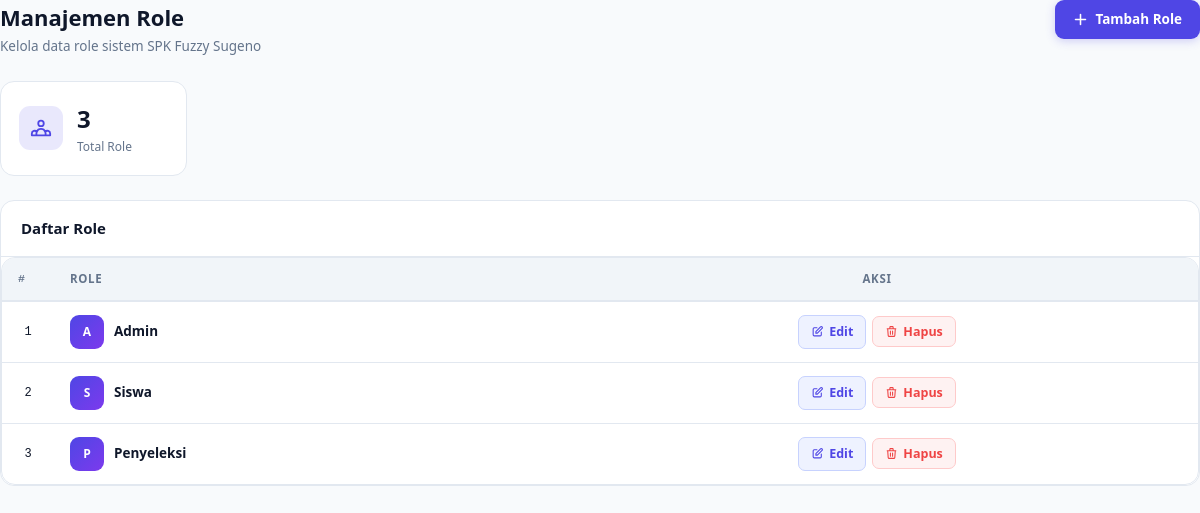
Screenshot of /pages/role/Role.php with the database file from the repository.
### tables this page shows
CREATE TABLE `role` (
  `id_role` int(11) NOT NULL,
  `role` varchar(100) NOT NULL
);

### pages/role/Role.php (the view, shortened to what this page needs)
<?php
require 'config/DBConfig.php';
if ($conn) {
  try {
    $stmt = $conn->query(
      "SELECT * FROM role ORDER BY id_role ASC"
    );
    $roles = $stmt->fetchAll();
  } catch (\PDOException $e) {
    $errorMsg = 'Gagal mengambil data: ' . $e->getMessage();
  }
}
?>
<!DOCTYPE html>
<html lang="id">
<head>
  <link rel="stylesheet" href="assets/app.css" />
</head>
<body>
  <div>
    <div>
      <div>
        <div class="page-header">
          <div>
            <h1 class="page-title">Manajemen Role</h1>
            <p class="page-subtitle">Kelola data role sistem SPK Fuzzy Sugeno</p>
          </div>
          <a href="app.php?page=roles/add&action=add" class="btn btn-primary">
            <svg xmlns="http://www.w3.org/2000/svg" fill="none" viewBox="0 0 24 24" stroke-width="2.5"
              stroke="currentColor">
              <path stroke-linecap="round" stroke-linejoin="round" d="M12 4v16m8-8H4" />
            </svg>
            Tambah Role
          </a>
        </div>
        <div class="stats-grid" style="--icon-color: var(--primary);">
          <div class="stat-card">
            <div class="stat-card-icon" style="--icon-color: var(--primary);">
            </div>
            <div>
              <span class="stat-card-value"><?= count($roles) ?></span>
              <span class="stat-card-label">Total Role</span>
            </div>
          </div>
        </div>
        <div class="card">
          <div class="card-header">
            <span class="card-title">Daftar Role</span>
          </div>
          <?php if (empty($roles)): ?>
            <div class="empty-state">
              <svg xmlns="http://www.w3.org/2000/svg" fill="none" viewBox="0 0 24 24" stroke-width="1.5"
                stroke="currentColor">
                <path stroke-linecap="round" stroke-linejoin="round"
                  d="M15.75 6a3.75 3.75 0 11-7.5 0 3.75 3.75 0 017.5 0zM4.501 20.118a7.5 7.5 0 0114.998 0A17.933 17.933 0 0112 21.75c-2.676 0-5.216-.584-7.499-1.632z" />
              </svg>
              <p class="empty-state-title">Belum ada data role</p>
              <p class="empty-state-desc">Klik tombol <strong>Tambah Role</strong> untuk menambahkan role baru.</p>
            </div>
          <?php else: ?>
            <div class="table-wrapper">
              <table class="data-table">
                <thead>
                  <tr>
                    <th class="td-no">#</th>
                    <th>Role</th>
                    <th style="text-align:center;">Aksi</th>
                  </tr>
                </thead>
                <tbody>
                  <?php foreach ($roles as $i => $u): ?>
                    <?php
                    $initials = strtoupper(substr($u['role'] ?? '?', 0, 1));
                    ?>
                    <tr>
                      <td class="td-no"><?= $i + 1 ?></td>
                      <td>
                        <div class="user-cell">
                          <div class="user-initials"><?= htmlspecialchars($initials) ?></div>
                          <div>
                            <div class="user-name"><?= htmlspecialchars($u['role']) ?></div>
                          </div>
                        </div>
                      </td>
                      <td>
                        <div class="action-group" style="justify-content:center;">
                          <a href="app.php?page=roles/edit&action=edit&id=<?= $u['id_role'] ?>" class="btn-edit">
                            <svg xmlns="http://www.w3.org/2000/svg" fill="none" viewBox="0 0 24 24" stroke-width="2"
                              stroke="currentColor">
                              <path stroke-linecap="round" stroke-linejoin="round"
                                d="M11 5H6a2 2 0 00-2 2v11a2 2 0 002 2h11a2 2 0 002-2v-5m-1.414-9.414a2 2 0 112.828 2.828L11.828 15H9v-2.828l8.586-8.586z" />
                            </svg>
                            Edit
                          </a>
                          <button type="button" class="btn-delete"
                            onclick="confirmDelete(<?= $u['id_role'] ?>, '<?= htmlspecialchars(addslashes($u['role'])) ?>')">
                            <svg xmlns="http://www.w3.org/2000/svg" fill="none" viewBox="0 0 24 24" stroke-width="2"
                              stroke="currentColor">
                              <path stroke-linecap="round" stroke-linejoin="round"
                                d="M19 7l-.867 12.142A2 2 0 0116.138 21H7.862a2 2 0 01-1.995-1.858L5 7m5 4v6m4-6v6m1-10V4a1 1 0 00-1-1h-4a1 1 0 00-1 1v3M4 7h16" />
                            </svg>
                            Hapus
                          </button>
                        </div>
                      </td>
                    </tr>
                  <?php endforeach; ?>
                </tbody>
              </table>
            </div>
          <?php endif; ?>
        </div>
      </div>
    </div>
  </div>
</body>
</html>

### rows the page displays
role: role "A", role "Admin"
role: role "S", role "Siswa"
role: role "P", role "Penyeleksi"

### other values shown
count($roles) "3"
